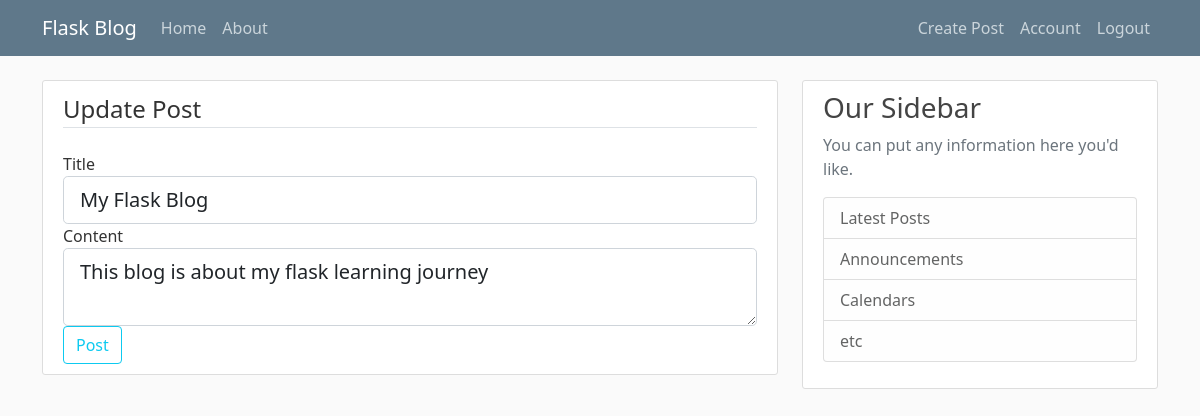
Screenshot of /post/1/update (signed in) with the database file from the repository.
### flaskblog/models.py (models this page shows, shortened)
class Post(db.Model):
    id = db.Column(db.Integer, primary_key=True)
    title = db.Column(db.String(60), nullable=False)
    date_posted = db.Column(db.DateTime, nullable=False, default=datetime.utcnow)
    content = db.Column(db.Text, nullable=False)
    user_id = db.Column(db.Integer, db.ForeignKey('user.id'), nullable=False)

### flaskblog/routes.py (the view)
@app.route("/post/<int:post_id>/update", methods=['GET', 'POST'])
def update_post(post_id):
    post = Post.query.get_or_404(post_id)
    if post.author != current_user:
        abort(403)
    form = CreatePost()
    if form.validate_on_submit():
        post.title = form.title.data
        post.content = form.content.data
        db.session.commit()
        flash('Post update successfully!', 'success')
        return redirect(url_for('post', post_id=post.id))
    elif request.method == 'GET':
        form.title.data = post.title
        form.content.data = post.content
    return render_template('create.html', title='Update Post',
                           form=form, legend='Update Post')

### flaskblog/forms.py
class CreatePost(FlaskForm):
    title = StringField('Title', validators=[DataRequired()])
    content = TextAreaField('Content', validators=[DataRequired()])
    submit = SubmitField('Post')

### flaskblog/models.py (called while the page is built)
@login_manager.user_loader
def load_user(user_id):
    return User.query.get(int(user_id))

### flaskblog/templates/create.html (shortened to what this page needs)
{% extends "base.html" %}
{% block content %}
<div class="content-section">
    <form method="POST" action="">
        <fieldset class="form-group">
            <legend class="border-bottom mb-4">{{ legend }}</legend>
            <div class="form-group">
                {{ form.title.label(class="form-control-label") }}
                {% if form.title.errors %}
                    {{ form.title(class="form-control form-control-lg is-invalid") }}
                    <div class="invalid-feedback">
                        {% for error in form.title.errors %}
                            <span>{{ error }}</span>
                        {% endfor %}
                    </div>
                {% else %}
                    {{ form.title(class="form-control form-control-lg") }}
                {% endif %}
            </div>
            <div class="form-group">
                {{ form.content.label(class="form-control-label") }}
                {% if form.content.errors %}
                    {{ form.content(class="form-control form-control-lg is-invalid") }}
                    <div class="invalid-feedback">
                        {% for error in form.content.errors %}
                            <span>{{ error }}</span>
                        {% endfor %}
                    </div>
                {% else %}
                    {{ form.content(class="form-control form-control-lg") }}
                {% endif %}
            </div>
        </fieldset>
        <div class="form-group">
            {{ form.submit(class="btn btn-outline-info") }}
        </div>
    </form>
</div>
{%endblock%}

### flaskblog/static/main.css (style rules this page uses)
body { background: #fafafa; color: #333333; margin-top: 5rem; }
.content-section { background: #ffffff; padding: 10px 20px; border: 1px solid #dddddd; border-radius: 3px; margin-bottom: 20px; }

### rows the page displays
Post: title "My Flask Blog", content "This blog is about my flask learning journey"

### other values shown
{{ legend }} "Update Post"
